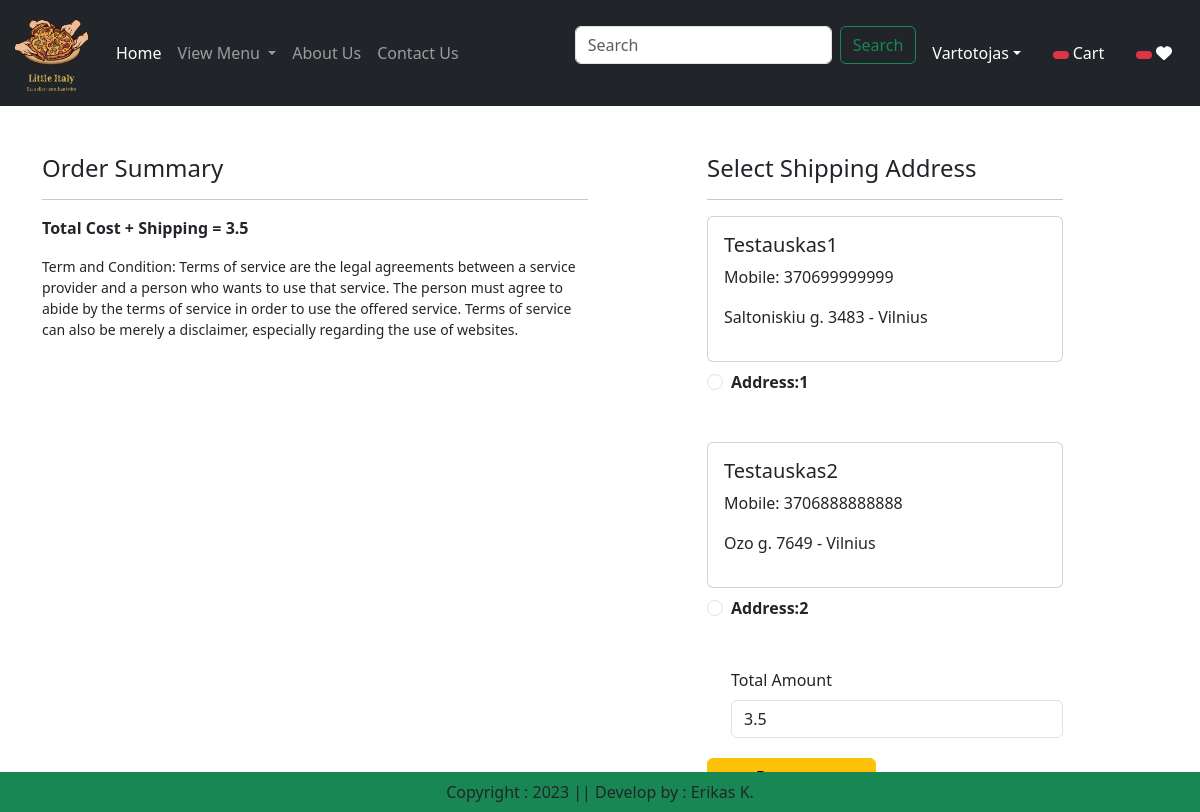
The page /checkout/ (signed in) on the database its author committed.
### app/models.py (models this page shows, shortened)
class Customer(models.Model):
    user = models.ForeignKey(User, on_delete=models.CASCADE)
    name = models.CharField(max_length=200)
    mobile = models.IntegerField(default=+3706)
    locality = models.CharField(max_length=200)
    zipcode = models.IntegerField()
    city = models.CharField(max_length=50)

### app/views.py (the view)
# urls.py: path('checkout/', views.checkout.as_view(), name='checkout'),
class checkout(View):
    def get(self, request):
        totalitem = 0
        wishitem = 0
        if request.user.is_authenticated:
            totalitem = len(Cart.objects.filter(user=request.user))
            wishitem = len(Wishlist.objects.filter(user=request.user))
        user = request.user
        add = Customer.objects.filter(user=user)
        cart_items = Cart.objects.filter(user=user)
        famount = 0
        for p in cart_items:
            value = p.quantity * p.product.discounted_price
            famount = famount + value
        totalamount = famount + 3.50
        return render(request, 'app/checkout.html', locals())

### app/templates/app/checkout.html (shortened to what this page needs)
{% extends "app/base.html" %}
{% load static %}
{% block main-content %}
<div class="container">
    <div class="row mt-5">
        <div class="col-sm-6">
            <h4>Order Summary</h4>
            <hr>
            <p class="fw-bold">Total Cost + Shipping = {{totalamount}}</p>
            <small>Term and Condition: Terms of service are the legal agreements between a service provider and a
                person who wants to use that service. The person must agree to abide by the terms of service in
                order to use the offered service. Terms of service can also be merely a disclaimer, especially
                regarding the use of websites. </small>
        </div>
        <div class="col-sm-4 offset-sm-1">
            <h4>Select Shipping Address</h4>
            <hr>
            <form method="post" id="myform">
                {% for ad in add %}
                <div class="card">
                    <div class="card-body">
                        <h5>{{ad.name}}</h5>
                        <p>Mobile: {{ad.mobile}}</p>
                        <p>{{ad.locality}} {{ad.zipcode}} - {{ad.city}}</p>
                    </div>
                </div>
                <div class="form-check mt-2 mb-5">
                    <input class="form-check-input" type="radio" name="custid" id="custadd{{forloop.counter}}"
                           value="{{ad.id}}">
                    <label class="form-check-label fw-bold"
                           for="custadd{{forloop.counter}}">Address:{{forloop.counter}} </label>
                </div>
                {% endfor %}
                <div class="form-check mb-1">
                    <label for="totamount" class="form-label">Total Amount</label>
                    <input type="number" class="form-control" name="totamount" value={{totalamount}} readonly>
                </div>
                <div>
                    <button id="rzp-button1" type="submit" class="btn btn-warning mt-3 px-5 fw-bold">Payment</button>
                </div>
            </form>
        </div>
    </div>
</div>
{% endblock main-content %}

### rows shown on the page
Customer: name "Testauskas1", mobile "370699999999", locality "Saltoniskiu g.", zipcode "3483", city "Vilnius"
Customer: name "Testauskas2", mobile "3706888888888", locality "Ozo g.", zipcode "7649", city "Vilnius"

### other values the page prints
{{ totalamount }} "3.5"
